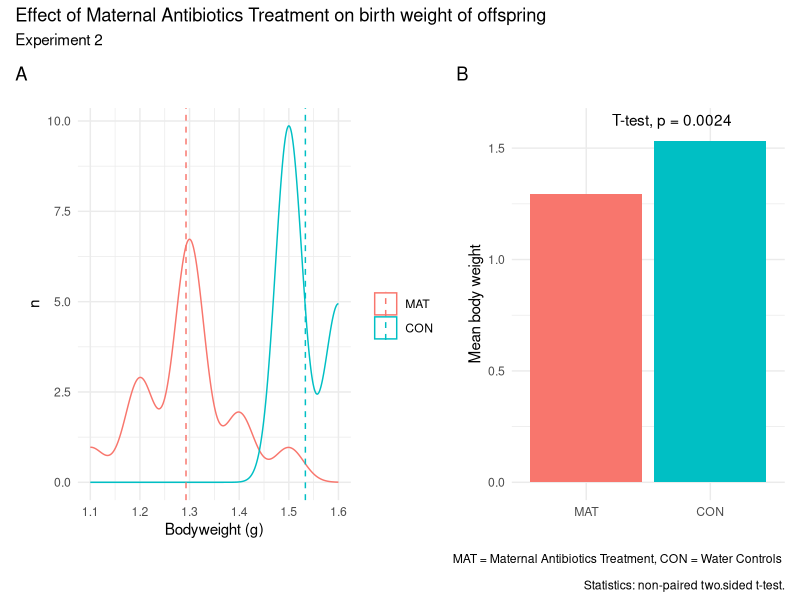

Reproduce this figure in R. (Note: this script raises an error after producing the figure.)
## ---- chunk 1
knitr::opts_chunk$set(echo = TRUE)
library(rstatix)
library(ggpubr)
library(patchwork)
library(tidyverse)
library(readxl)
library(broom)
## ---- chunk 2
data <- read_excel("data/processed/weight_development.xlsx") %>% 
  select(sample_id:cage, bodyweight_birthday_group_average, bodyweight_birthday_plus_24H_group_average, bodyweight_birthday_plus_48H_group_average, bodyweight_baseline, bodyweight_baseline_plus_24h, bodyweight_baseline_plus_48h) %>% 
  rename(day_0 = "bodyweight_birthday_group_average",
         day_1 = "bodyweight_birthday_plus_24H_group_average", 
         day_2 = "bodyweight_birthday_plus_48H_group_average",
         day_3 = bodyweight_baseline, 
         day_4 = `bodyweight_baseline_plus_24h`, 
         day_5 = `bodyweight_baseline_plus_48h`,) %>% 
  pivot_longer(., cols = c(day_0:day_5),
                names_to = "time",
                values_to = "bodyweight") %>% 
  mutate(received_antibiotics = recode_factor(received_antibiotics, 
                                       Yes = "MAT",
                                       No = "CON"))
  #%>%
  # #mutate(across(where(is_character),as_factor))
## ---- chunk 3
startweight <- data %>% 
  filter(exp_number %in% c("1", "2", "3","4")) %>% 
  filter(time %in% c("day_3", "day_5")) %>%
  drop_na(bodyweight) %>% 
  group_by(exp_number, type_of_feed, maternal_treatment, group, time) %>% 
  summarise(startweight = mean(bodyweight),
            sd = sd(bodyweight))

startweight %>% 
  filter(exp_number == "2") %>% 
  arrange(time)
## ---- chunk 4
birthweight <- data %>% 
  filter(exp_number %in% "2") %>% 
  filter(time %in% c("day_0", "day_1", "day_2")) %>%
  drop_na(bodyweight) %>% 
  group_by(exp_number, maternal_treatment, time) %>% 
  summarise(birthweight = mean(bodyweight),
            sd = sd(bodyweight))

lm_birthweight <- data %>%  #LM for effect of gestational age on offspring birthweight. 
  filter(exp_number %in% "2") %>% 
  filter(time %in% c("day_0", "day_1", "day_2")) %>%
  drop_na(bodyweight) %>% 
  filter(time == "day_0") %>% 
  mutate(gestation_age = if_else(maternal_treatment == "CON", 21,20)) %>% 
  do(lm(bodyweight ~ gestation_age,.) %>% tidy)
lm_birthweight

data %>% # ANOVA for effect of gestational age on offspring birthweight. 
  filter(exp_number %in% "2") %>% 
  filter(time %in% c("day_0", "day_1", "day_2")) %>%
  drop_na(bodyweight) %>% 
  filter(time == "day_0") %>% 
  mutate(gestation_age = if_else(maternal_treatment == "CON", 21,20)) %>% 
  rstatix::anova_test(., bodyweight ~ gestation_age)
  
## ---- chunk 5
exp2.bw.density <- data %>% 
  filter(exp_number == "2") %>% 
  filter(time == 'day_0') %>% 
  ggplot(aes(x = bodyweight, color = received_antibiotics)) +
    geom_density() +
  geom_vline(data = data %>% 
              filter(exp_number == "2") %>% 
  filter(time == 'day_0') %>% 
  group_by(received_antibiotics) %>% 
  summarise(grp.mean = mean(bodyweight)), aes(xintercept=grp.mean, color=received_antibiotics),
             linetype="dashed") +
  guides(fill = guide_legend(title = ""),
         colour = guide_legend(title = " ")) + 
  labs(title = "", y = "n", x = "Bodyweight (g)") +
  theme_minimal() 

exp2.bw.col <- data %>% 
  filter(exp_number == "2") %>% 
  filter(time == 'day_0') %>% 
  ggplot(aes(x = received_antibiotics, y = bodyweight, fill = received_antibiotics)) +
  geom_bar(stat = "summary",
           fun = "mean") +
  labs(title = "", y = "Mean body weight", x = "") +
  theme_minimal() +  
  stat_compare_means(
    method = "t.test", 
    label.y = 1.6, 
    label.x.npc = 0.4) +
  theme(legend.position="none")

birth_weight_patch <- (exp2.bw.density + exp2.bw.col) + plot_annotation(
  title = 'Effect of Maternal Antibiotics Treatment on birth weight of offspring',
  subtitle = 'Experiment 2',
  tag_levels = 'A',
  caption = 'MAT = Maternal Antibiotics Treatment, CON = Water Controls \n 
  Statistics: non-paired two.sided t-test.'
)
birth_weight_patch
#ggsave("../Results/Weight/Figure_1_Birthweights.png", birth_weight_patch)


## ---- chunk 6
get_box_stats <- function(y, upper_limit = max(data$Bodyweight[data$Time == "Day2"]) * 1.0) {
  return(data.frame(
    y = 0.9 * upper_limit,
    label = paste(
      "n =", length(y), "\n",
      "Mean =", round(mean(y), 2), "\n" #,
      #"Median =", round(median(y), 2), "\n"
    )
  ))
}

my_comparisons <- list( c("Water", "AB"))

data %>% 
  filter(Time == "Day2") %>% 
  ggplot(aes(
    received_antibiotic, Bodyweight
  )) + 
  geom_boxplot() +
  facet_wrap(~experiment_no, 
             nrow = 1) + 
  geom_dotplot(
     binaxis = "y", stackdir = "center", dotsize = 0.5) + 
  stat_summary(
    fun.data = get_box_stats, geom = "text", hjust = 0.5, vjust = 0.9) +
  labs(
    title = "Body weight of offspring from antibiotic-treated vs water-treated mice",
    subtitle = "Results shown from each of the 4 experimental rounds",
    caption = "In Exp. 4 all mice received antibiotoics, hence no control.
    Comparison method: Student T-test",
    x = "Maternal Treatment",
    y = "Bodyweight at end of study (g)"
  ) +
  theme_bw() + 
  stat_compare_means(
    method = "t.test", 
    label.y = 3, 
    comparisons = my_comparisons
    )
## ---- chunk 7
############# Effect of Formula vs. Breastfeeding on Weight Gain" ###################

bodyweight_gain_BFvsFORM <- data %>% 
  mutate(weightgain = weight_end - weight_baseline) %>% 
  ggplot(aes(
    type_of_feed, weightgain
  )) + 
  geom_boxplot() +
  facet_wrap(~experiment_no, 
             nrow = 1) +
geom_dotplot(
     binaxis = "y", stackdir = "center", dotsize = 0.5) + 
  stat_summary(
    fun.data = get_box_stats, geom = "text", hjust = 0.2, vjust = 0.9) +
  labs(
    title = "Effect of Formula vs. Breastfeeding on Weight Gain",
    subtitle = "Results shown from each of the 4 experimental rounds",
    caption = "In Exp. 2 all mice were breastfed.
    Comparison method: Student T-test",
    x = "Type of feed",
    y = "Body weight increase  (g)"
  ) +
  theme_bw() + 
  stat_compare_means(
    method = "t.test", 
    label.y = 3, 
    comparisons = my_comparisons_2
    )
my_comparisons_2 <- list( c("Breastmilk", "Formula"))
bodyweight_gain_BFvsFORM
## ---- chunk 8
############# Effect of  Antibiotocis on weightgain in Breastfed offspring" ################

bodyweight_gain_WATER_BF_vs_AB_BF <- 
  data %>% 
  mutate(weightgain = weight_end - weight_baseline) %>% 
  filter(type_of_feed == "Breastmilk") %>% 
  ggplot(aes(
    received_antibiotic, weightgain#, colour = mother
    )) + 
  geom_boxplot()+
  geom_point()+
  facet_wrap(~experiment_no, 
             nrow = 1) +
  labs(
    title = "Breastfed offspring +/- Maternal Antiobiotics Treatment"
  )
bodyweight_gain_WATER_BF_vs_AB_BF
